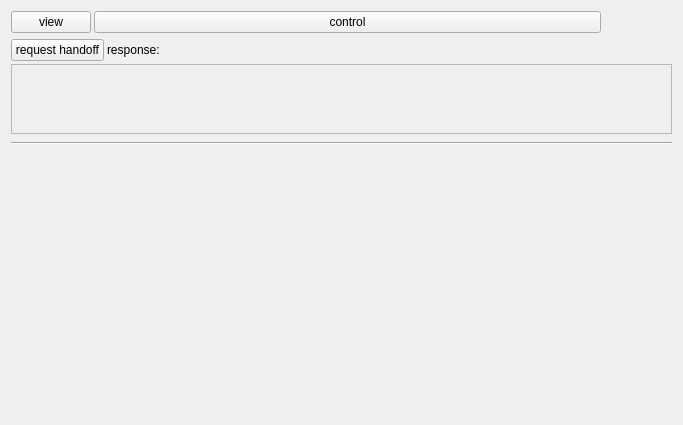
<?xml version="1.0" encoding="UTF-8"?>
<ui version="4.0">
 <class>Form</class>
 <widget class="QWidget" name="Form">
  <property name="geometry">
   <rect>
    <x>0</x>
    <y>0</y>
    <width>683</width>
    <height>425</height>
   </rect>
  </property>
  <property name="windowTitle">
   <string>Form</string>
  </property>
  <layout class="QVBoxLayout" name="verticalLayout_2">
   <item>
    <widget class="QFrame" name="frame_robot">
     <property name="frameShape">
      <enum>QFrame::NoFrame</enum>
     </property>
     <property name="frameShadow">
      <enum>QFrame::Plain</enum>
     </property>
     <property name="lineWidth">
      <number>0</number>
     </property>
     <layout class="QHBoxLayout" name="horizontalLayout">
      <property name="spacing">
       <number>3</number>
      </property>
      <property name="margin">
       <number>0</number>
      </property>
      <item>
       <widget class="QPushButton" name="button_view">
        <property name="sizePolicy">
         <sizepolicy hsizetype="Fixed" vsizetype="Fixed">
          <horstretch>0</horstretch>
          <verstretch>0</verstretch>
         </sizepolicy>
        </property>
        <property name="focusPolicy">
         <enum>Qt::NoFocus</enum>
        </property>
        <property name="statusTip">
         <string>Register events to get sensor data</string>
        </property>
        <property name="text">
         <string>view</string>
        </property>
        <property name="checkable">
         <bool>true</bool>
        </property>
       </widget>
      </item>
      <item>
       <widget class="QPushButton" name="button_control">
        <property name="focusPolicy">
         <enum>Qt::NoFocus</enum>
        </property>
        <property name="statusTip">
         <string>Get control access  to the robot</string>
        </property>
        <property name="text">
         <string>control</string>
        </property>
        <property name="checkable">
         <bool>true</bool>
        </property>
       </widget>
      </item>
      <item>
       <widget class="QPushButton" name="button_warnings">
        <property name="sizePolicy">
         <sizepolicy hsizetype="Fixed" vsizetype="Fixed">
          <horstretch>0</horstretch>
          <verstretch>0</verstretch>
         </sizepolicy>
        </property>
        <property name="text">
         <string/>
        </property>
        <property name="icon">
         <iconset theme="dialog-warning">
          <normaloff>../../../../../../../.designer/backup</normaloff>../../../../../../../.designer/backup</iconset>
        </property>
        <property name="flat">
         <bool>true</bool>
        </property>
       </widget>
      </item>
      <item>
       <widget class="QPushButton" name="button_details">
        <property name="sizePolicy">
         <sizepolicy hsizetype="Fixed" vsizetype="Fixed">
          <horstretch>0</horstretch>
          <verstretch>0</verstretch>
         </sizepolicy>
        </property>
        <property name="maximumSize">
         <size>
          <width>25</width>
          <height>25</height>
         </size>
        </property>
        <property name="statusTip">
         <string>Get additional information to the robot</string>
        </property>
        <property name="text">
         <string/>
        </property>
        <property name="icon">
         <iconset theme="help-about">
          <normaloff>../../../../../../../.designer/backup</normaloff>../../../../../../../.designer/backup</iconset>
        </property>
        <property name="flat">
         <bool>true</bool>
        </property>
       </widget>
      </item>
     </layout>
    </widget>
   </item>
   <item>
    <widget class="QFrame" name="frame_handoff">
     <property name="frameShape">
      <enum>QFrame::NoFrame</enum>
     </property>
     <property name="frameShadow">
      <enum>QFrame::Plain</enum>
     </property>
     <property name="lineWidth">
      <number>0</number>
     </property>
     <layout class="QVBoxLayout" name="verticalLayout">
      <property name="spacing">
       <number>3</number>
      </property>
      <property name="margin">
       <number>0</number>
      </property>
      <item>
       <widget class="QFrame" name="own_request_frame">
        <property name="frameShape">
         <enum>QFrame::NoFrame</enum>
        </property>
        <property name="frameShadow">
         <enum>QFrame::Plain</enum>
        </property>
        <layout class="QHBoxLayout" name="horizontalLayout_2">
         <property name="spacing">
          <number>3</number>
         </property>
         <property name="margin">
          <number>0</number>
         </property>
         <item>
          <widget class="QPushButton" name="button_request_handoff">
           <property name="sizePolicy">
            <sizepolicy hsizetype="Fixed" vsizetype="Fixed">
             <horstretch>0</horstretch>
             <verstretch>0</verstretch>
            </sizepolicy>
           </property>
           <property name="maximumSize">
            <size>
             <width>16777215</width>
             <height>25</height>
            </size>
           </property>
           <property name="focusPolicy">
            <enum>Qt::NoFocus</enum>
           </property>
           <property name="text">
            <string>request handoff</string>
           </property>
           <property name="checkable">
            <bool>true</bool>
           </property>
          </widget>
         </item>
         <item>
          <widget class="QLabel" name="handoff_response">
           <property name="text">
            <string>response:</string>
           </property>
          </widget>
         </item>
        </layout>
       </widget>
      </item>
      <item>
       <widget class="QScrollArea" name="requests_area">
        <property name="sizePolicy">
         <sizepolicy hsizetype="Expanding" vsizetype="Minimum">
          <horstretch>0</horstretch>
          <verstretch>0</verstretch>
         </sizepolicy>
        </property>
        <property name="widgetResizable">
         <bool>true</bool>
        </property>
        <widget class="QWidget" name="scrollAreaWidgetContents">
         <property name="geometry">
          <rect>
           <x>0</x>
           <y>0</y>
           <width>667</width>
           <height>70</height>
          </rect>
         </property>
         <layout class="QVBoxLayout" name="requests_layout">
          <property name="spacing">
           <number>3</number>
          </property>
          <property name="margin">
           <number>0</number>
          </property>
         </layout>
        </widget>
       </widget>
      </item>
     </layout>
    </widget>
   </item>
   <item>
    <widget class="Line" name="line">
     <property name="minimumSize">
      <size>
       <width>0</width>
       <height>7</height>
      </size>
     </property>
     <property name="orientation">
      <enum>Qt::Horizontal</enum>
     </property>
    </widget>
   </item>
   <item>
    <spacer name="verticalSpacer">
     <property name="orientation">
      <enum>Qt::Vertical</enum>
     </property>
     <property name="sizeHint" stdset="0">
      <size>
       <width>20</width>
       <height>40</height>
      </size>
     </property>
    </spacer>
   </item>
  </layout>
 </widget>
 <resources/>
 <connections/>
</ui>
